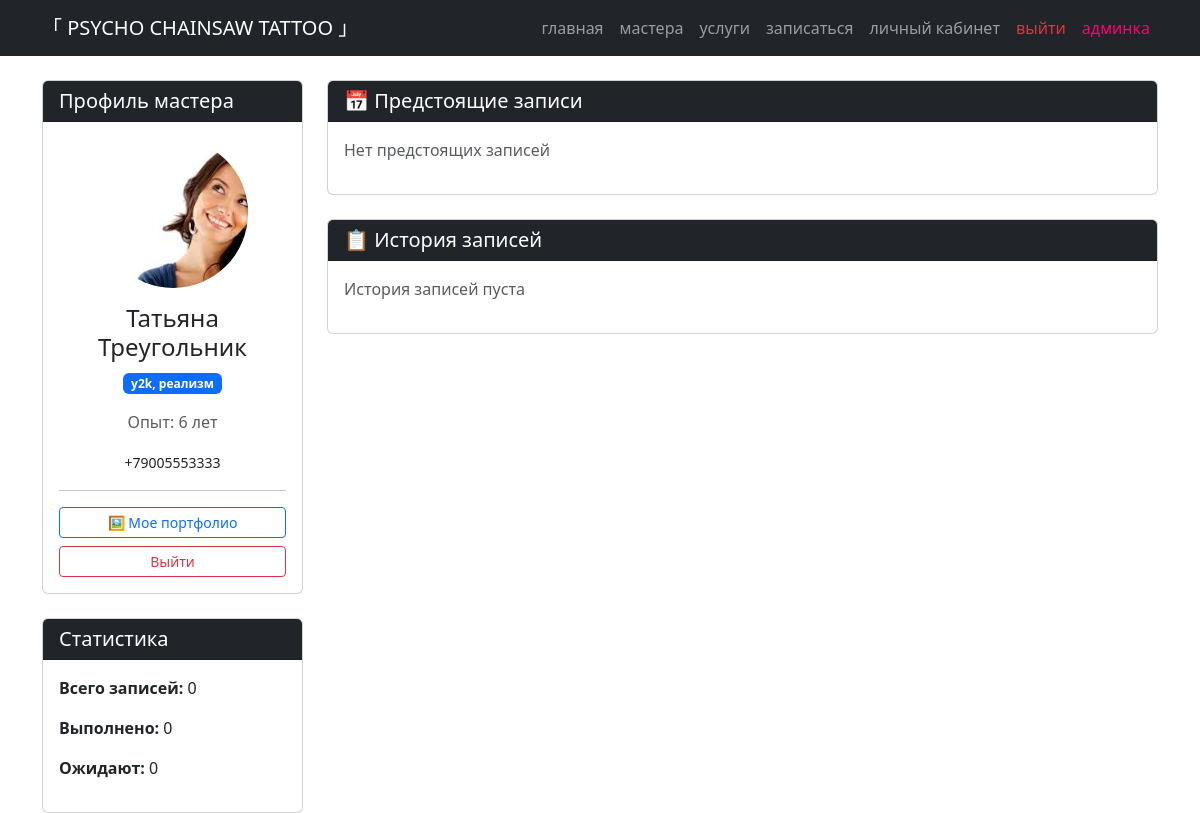
The app's page /accounts/dashboard/ (signed in), older data.
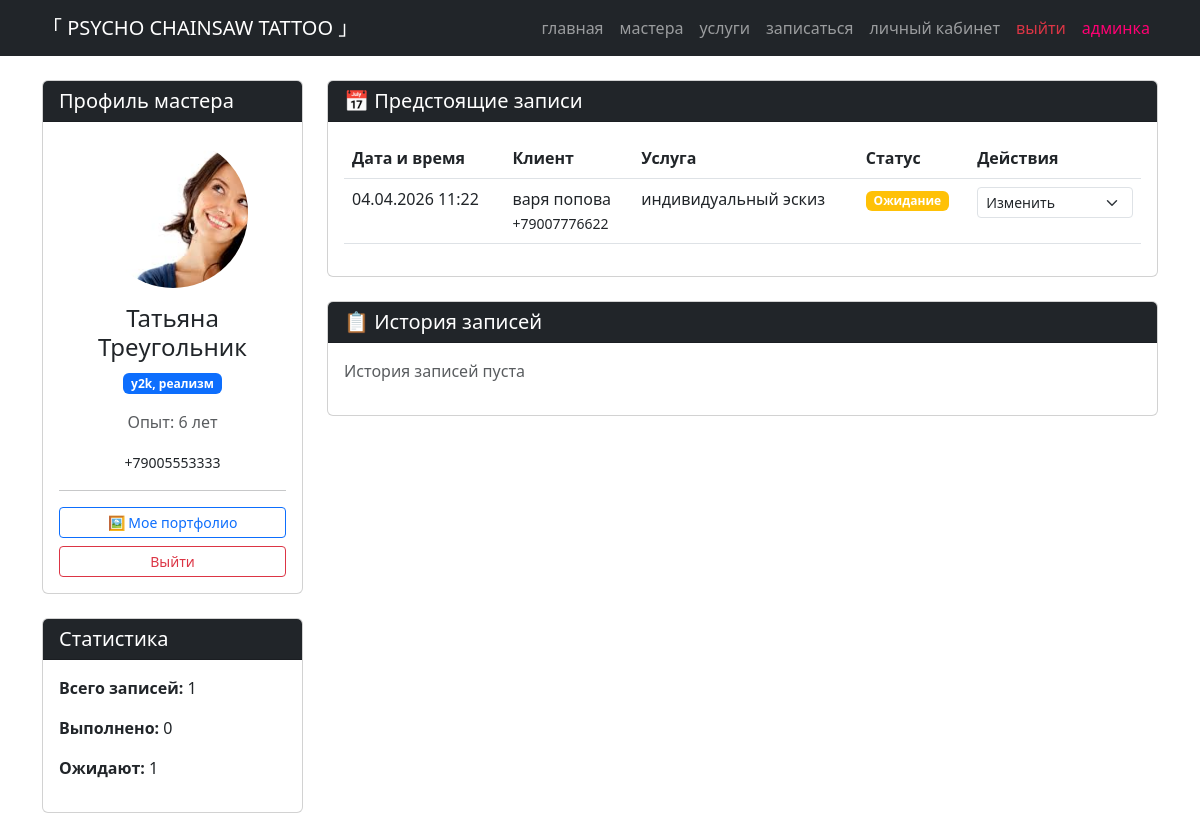
The same page, newer data.
### main/models.py (models this page shows, shortened)
class Appointment(models.Model):
    STATUS_CHOICES = [
        ('pending', 'Ожидание'),
        ('confirmed', 'Подтвержден'),
        ('completed', 'Выполнен'),
        ('cancelled', 'Отменен'),
    ]
    client = models.ForeignKey(Client, on_delete=models.PROTECT, related_name='appointments', verbose_name="Клиент")
    master = models.ForeignKey(Master, on_delete=models.PROTECT, related_name='appointments', verbose_name="Мастер")
    service = models.ForeignKey(Service, on_delete=models.PROTECT, related_name='appointments', verbose_name="Услуга")
    date_time = models.DateTimeField("Дата и время")
    status = models.CharField("Статус", max_length=20, choices=STATUS_CHOICES, default='pending')
    created_at = models.DateTimeField("Дата создания записи", auto_now_add=True)
    notes = models.TextField("Примечания", blank=True, null=True)
    class Meta:
        verbose_name = "Запись"
        verbose_name_plural = "Записи"

class Client(models.Model):
    name = models.CharField("Имя", max_length=100)
    phone = models.CharField("Телефон", max_length=20, unique=True)
    email = models.EmailField("Email", blank=True, null=True)
    comment = models.TextField("Комментарий", blank=True, null=True)
    registered_at = models.DateTimeField("Дата регистрации", auto_now_add=True)
    class Meta:
        verbose_name = "Клиент"
        verbose_name_plural = "Клиенты"

class Service(models.Model):
    name = models.CharField("Название услуги", max_length=150)
    description = models.TextField("Описание")
    price = models.DecimalField("Цена (₽)", max_digits=10, decimal_places=2)
    duration = models.DurationField("Длительность", help_text="Формат ЧЧ:ММ:СС")
    masters = models.ManyToManyField(Master, related_name='services', verbose_name="Кто выполняет")
    class Meta:
        verbose_name = "Услуга"
        verbose_name_plural = "Услуги"

### accounts/views.py (the view)
# urls.py: path('dashboard/', views.master_dashboard, name='master_dashboard'),
@login_required
def master_dashboard(request):
    try:
        master = Master.objects.get(user=request.user)
    except Master.DoesNotExist:
        return redirect('index')
    today = timezone.now().date()
    upcoming_appointments = Appointment.objects.filter(
        master=master,
        date_time__date__gte=today,
        status__in=['pending', 'confirmed']
    ).order_by('date_time')
    past_appointments = Appointment.objects.filter(
        master=master,
        date_time__date__lt=today
    ).order_by('-date_time')[:10]
    total_appointments = Appointment.objects.filter(master=master).count()
    completed_appointments = Appointment.objects.filter(master=master, status='completed').count()
    pending_appointments = Appointment.objects.filter(master=master, status='pending').count()
    context = {
        'master': master,
        'upcoming_appointments': upcoming_appointments,
        'past_appointments': past_appointments,
        'total_appointments': total_appointments,
        'completed_appointments': completed_appointments,
        'pending_appointments': pending_appointments,
    }
    return render(request, 'accounts/dashboard.html', context)

### templates/accounts/dashboard.html (shortened to what the changed rows need)
{% extends 'base.html' %}
{% load static %}
{% block content %}
<div class="row">
    <div class="col-md-3">
        <div class="card">
            <div class="card-body">
                <p><strong>Всего записей:</strong> {{ total_appointments }}</p>
                <p><strong>Выполнено:</strong> {{ completed_appointments }}</p>
                <p><strong>Ожидают:</strong> {{ pending_appointments }}</p>
            </div>
        </div>
    </div>
    <div class="col-md-9">
        <div class="card mb-4">
            <div class="card-body">
                {% if upcoming_appointments %}
                    <div class="table-responsive">
                        <table class="table table-hover">
                            <thead>
                                <tr>
                                    <th>Дата и время</th>
                                    <th>Клиент</th>
                                    <th>Услуга</th>
                                    <th>Статус</th>
                                    <th>Действия</th>
                                </tr>
                            </thead>
                            <tbody>
                                {% for appointment in upcoming_appointments %}
                                <tr>
                                    <td>{{ appointment.date_time|date:"d.m.Y H:i" }}</td>
                                    <td>
                                        {{ appointment.client.name }}<br>
                                        <small>{{ appointment.client.phone }}</small>
                                    </td>
                                    <td>{{ appointment.service.name }}</td>
                                    <td>
                                        {% if appointment.status == 'pending' %}
                                            <span class="badge bg-warning">Ожидание</span>
                                        {% elif appointment.status == 'confirmed' %}
                                            <span class="badge bg-success">Подтвержден</span>
                                        {% elif appointment.status == 'completed' %}
                                            <span class="badge bg-info">Выполнен</span>
                                        {% elif appointment.status == 'cancelled' %}
                                            <span class="badge bg-danger">Отменен</span>
                                        {% endif %}
                                    </td>
                                    <td>
                                        <form method="post" action="{% url 'update_appointment_status' appointment.id %}" style="display: inline;">
                                            <select name="status" class="form-select form-select-sm" onchange="this.form.submit()">
                                                <option value="">Изменить</option>
                                            </select>
                                        </form>
                                    </td>
                                </tr>
                                {% endfor %}
                            </tbody>
                        </table>
                    </div>
                {% else %}
                    <p class="text-muted">Нет предстоящих записей</p>
                {% endif %}
            </div>
        </div>
    </div>
</div>
{% endblock %}

Row changes from the older to the newer data that the page shows:
added Appointment: date_time "04.04.2026 11:22", client.name "варя попова", client.phone "+79007776622", service.name "индивидуальный эскиз", status "Ожидание"
Text that changed along with them:
{{ total_appointments }}: "0" → "1"
{{ pending_appointments }}: "0" → "1"
text no longer shown: "Нет предстоящих записей"
text now shown: "Дата и время Клиент Услуга Статус Действия"
